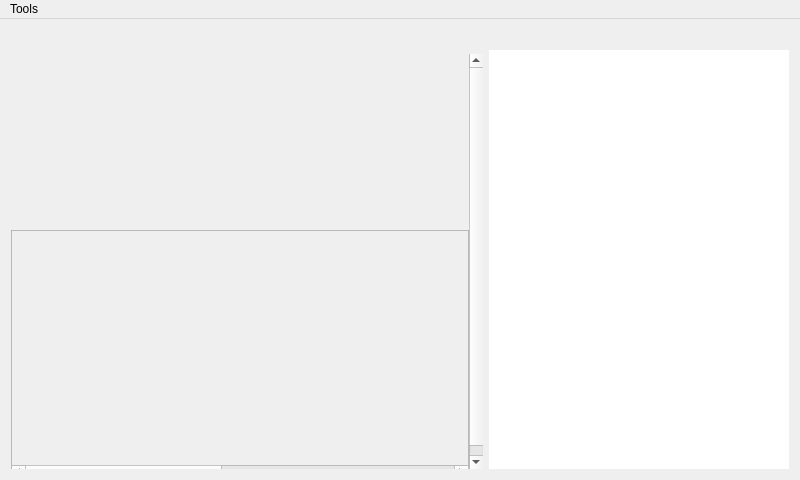
<?xml version="1.0" encoding="UTF-8"?>
<ui version="4.0">
 <class>MainWindow</class>
 <widget class="QMainWindow" name="MainWindow">
  <property name="geometry">
   <rect>
    <x>0</x>
    <y>0</y>
    <width>800</width>
    <height>480</height>
   </rect>
  </property>
  <property name="windowTitle">
   <string>Weather</string>
  </property>
  <widget class="QWidget" name="centralWidget">
   <layout class="QVBoxLayout" name="verticalLayout">
    <item>
     <layout class="QHBoxLayout" name="mainLayout">
      <item>
       <layout class="QVBoxLayout" name="verticalLayout_2">
        <property name="spacing">
         <number>10</number>
        </property>
        <item>
         <widget class="QLabel" name="title">
          <property name="sizePolicy">
           <sizepolicy hsizetype="Preferred" vsizetype="Minimum">
            <horstretch>0</horstretch>
            <verstretch>0</verstretch>
           </sizepolicy>
          </property>
          <property name="autoFillBackground">
           <bool>true</bool>
          </property>
          <property name="styleSheet">
           <string notr="true">QLabel{
font-weight: bold;
}</string>
          </property>
          <property name="text">
           <string/>
          </property>
         </widget>
        </item>
        <item>
         <widget class="QScrollArea" name="scrollArea">
          <property name="frameShape">
           <enum>QFrame::NoFrame</enum>
          </property>
          <property name="widgetResizable">
           <bool>true</bool>
          </property>
          <widget class="QWidget" name="scrollAreaWidgetContents">
           <property name="geometry">
            <rect>
             <x>0</x>
             <y>0</y>
             <width>456</width>
             <height>426</height>
            </rect>
           </property>
           <layout class="QVBoxLayout" name="verticalLayout_3">
            <property name="margin">
             <number>0</number>
            </property>
            <item>
             <widget class="QLabel" name="forecastTemp">
              <property name="sizePolicy">
               <sizepolicy hsizetype="Minimum" vsizetype="Minimum">
                <horstretch>0</horstretch>
                <verstretch>0</verstretch>
               </sizepolicy>
              </property>
              <property name="text">
               <string/>
              </property>
             </widget>
            </item>
            <item>
             <widget class="QLabel" name="forecastPrecip">
              <property name="text">
               <string/>
              </property>
             </widget>
            </item>
            <item>
             <layout class="QHBoxLayout" name="horizontalLayout">
              <item>
               <widget class="QLabel" name="forecastIcon1">
                <property name="sizePolicy">
                 <sizepolicy hsizetype="Fixed" vsizetype="Fixed">
                  <horstretch>0</horstretch>
                  <verstretch>0</verstretch>
                 </sizepolicy>
                </property>
                <property name="minimumSize">
                 <size>
                  <width>110</width>
                  <height>110</height>
                 </size>
                </property>
                <property name="text">
                 <string/>
                </property>
                <property name="scaledContents">
                 <bool>true</bool>
                </property>
               </widget>
              </item>
              <item>
               <widget class="QLabel" name="forecast1">
                <property name="sizePolicy">
                 <sizepolicy hsizetype="Preferred" vsizetype="Minimum">
                  <horstretch>0</horstretch>
                  <verstretch>0</verstretch>
                 </sizepolicy>
                </property>
                <property name="text">
                 <string/>
                </property>
                <property name="wordWrap">
                 <bool>true</bool>
                </property>
               </widget>
              </item>
             </layout>
            </item>
            <item>
             <widget class="QLabel" name="forecastLabel">
              <property name="autoFillBackground">
               <bool>true</bool>
              </property>
              <property name="styleSheet">
               <string notr="true">QLabel{
font-weight: bold;
}</string>
              </property>
              <property name="text">
               <string/>
              </property>
             </widget>
            </item>
            <item>
             <widget class="QScrollArea" name="tempScrollArea">
              <property name="sizePolicy">
               <sizepolicy hsizetype="MinimumExpanding" vsizetype="Fixed">
                <horstretch>0</horstretch>
                <verstretch>0</verstretch>
               </sizepolicy>
              </property>
              <property name="minimumSize">
               <size>
                <width>200</width>
                <height>250</height>
               </size>
              </property>
              <property name="lineWidth">
               <number>0</number>
              </property>
              <property name="widgetResizable">
               <bool>true</bool>
              </property>
              <widget class="QWidget" name="scrollAreaWidgetContents_2">
               <property name="geometry">
                <rect>
                 <x>0</x>
                 <y>0</y>
                 <width>1000</width>
                 <height>232</height>
                </rect>
               </property>
               <property name="sizePolicy">
                <sizepolicy hsizetype="Minimum" vsizetype="MinimumExpanding">
                 <horstretch>0</horstretch>
                 <verstretch>0</verstretch>
                </sizepolicy>
               </property>
               <layout class="QHBoxLayout" name="horizontalLayout_2">
                <property name="spacing">
                 <number>0</number>
                </property>
                <property name="margin">
                 <number>0</number>
                </property>
                <item>
                 <widget class="QLabel" name="tempGraph">
                  <property name="sizePolicy">
                   <sizepolicy hsizetype="Fixed" vsizetype="MinimumExpanding">
                    <horstretch>0</horstretch>
                    <verstretch>0</verstretch>
                   </sizepolicy>
                  </property>
                  <property name="minimumSize">
                   <size>
                    <width>1000</width>
                    <height>200</height>
                   </size>
                  </property>
                  <property name="text">
                   <string/>
                  </property>
                  <property name="scaledContents">
                   <bool>true</bool>
                  </property>
                 </widget>
                </item>
               </layout>
              </widget>
             </widget>
            </item>
           </layout>
          </widget>
         </widget>
        </item>
       </layout>
      </item>
      <item>
       <widget class="QFrame" name="frame_2">
        <property name="frameShape">
         <enum>QFrame::NoFrame</enum>
        </property>
        <property name="frameShadow">
         <enum>QFrame::Raised</enum>
        </property>
        <layout class="QVBoxLayout" name="verticalLayout_5">
         <property name="margin">
          <number>0</number>
         </property>
         <item>
          <widget class="QLabel" name="weekBanner">
           <property name="sizePolicy">
            <sizepolicy hsizetype="Preferred" vsizetype="Minimum">
             <horstretch>0</horstretch>
             <verstretch>0</verstretch>
            </sizepolicy>
           </property>
           <property name="autoFillBackground">
            <bool>true</bool>
           </property>
           <property name="styleSheet">
            <string notr="true">QLabel{
font-weight: bold;
}</string>
           </property>
           <property name="text">
            <string/>
           </property>
          </widget>
         </item>
         <item>
          <widget class="QListWidget" name="listWidget">
           <property name="sizePolicy">
            <sizepolicy hsizetype="Fixed" vsizetype="Expanding">
             <horstretch>0</horstretch>
             <verstretch>0</verstretch>
            </sizepolicy>
           </property>
           <property name="minimumSize">
            <size>
             <width>300</width>
             <height>350</height>
            </size>
           </property>
           <property name="frameShape">
            <enum>QFrame::NoFrame</enum>
           </property>
           <property name="viewMode">
            <enum>QListView::ListMode</enum>
           </property>
          </widget>
         </item>
        </layout>
       </widget>
      </item>
     </layout>
    </item>
   </layout>
  </widget>
  <widget class="QMenuBar" name="menuBar">
   <property name="geometry">
    <rect>
     <x>0</x>
     <y>0</y>
     <width>800</width>
     <height>20</height>
    </rect>
   </property>
   <widget class="QMenu" name="menuChange_Zip">
    <property name="title">
     <string>Tools</string>
    </property>
    <addaction name="actionChange_Zip"/>
    <addaction name="actionVisit_Site"/>
    <addaction name="actionSettings"/>
    <addaction name="actionOther_Home"/>
   </widget>
   <addaction name="menuChange_Zip"/>
  </widget>
  <action name="actionChange_Zip">
   <property name="text">
    <string>Change Zip</string>
   </property>
  </action>
  <action name="actionVisit_Site">
   <property name="text">
    <string>Visit Site</string>
   </property>
  </action>
  <action name="actionSettings">
   <property name="text">
    <string>Settings</string>
   </property>
  </action>
  <action name="actionOther_Home">
   <property name="text">
    <string>Other Home</string>
   </property>
  </action>
 </widget>
 <layoutdefault spacing="6" margin="11"/>
 <resources/>
 <connections>
  <connection>
   <sender>actionChange_Zip</sender>
   <signal>triggered()</signal>
   <receiver>MainWindow</receiver>
   <slot>changeZip()</slot>
   <hints>
    <hint type="sourcelabel">
     <x>-1</x>
     <y>-1</y>
    </hint>
    <hint type="destinationlabel">
     <x>53</x>
     <y>26</y>
    </hint>
   </hints>
  </connection>
  <connection>
   <sender>actionVisit_Site</sender>
   <signal>triggered()</signal>
   <receiver>MainWindow</receiver>
   <slot>visitNAOO()</slot>
   <hints>
    <hint type="sourcelabel">
     <x>-1</x>
     <y>-1</y>
    </hint>
    <hint type="destinationlabel">
     <x>-4</x>
     <y>50</y>
    </hint>
   </hints>
  </connection>
  <connection>
   <sender>actionSettings</sender>
   <signal>triggered()</signal>
   <receiver>MainWindow</receiver>
   <slot>setSettings()</slot>
   <hints>
    <hint type="sourcelabel">
     <x>-1</x>
     <y>-1</y>
    </hint>
    <hint type="destinationlabel">
     <x>399</x>
     <y>239</y>
    </hint>
   </hints>
  </connection>
  <connection>
   <sender>actionOther_Home</sender>
   <signal>triggered()</signal>
   <receiver>MainWindow</receiver>
   <slot>otherHome()</slot>
   <hints>
    <hint type="sourcelabel">
     <x>-1</x>
     <y>-1</y>
    </hint>
    <hint type="destinationlabel">
     <x>399</x>
     <y>239</y>
    </hint>
   </hints>
  </connection>
 </connections>
 <slots>
  <slot>changeZip()</slot>
  <slot>visitNAOO()</slot>
  <slot>setSettings()</slot>
  <slot>otherHome()</slot>
 </slots>
</ui>
